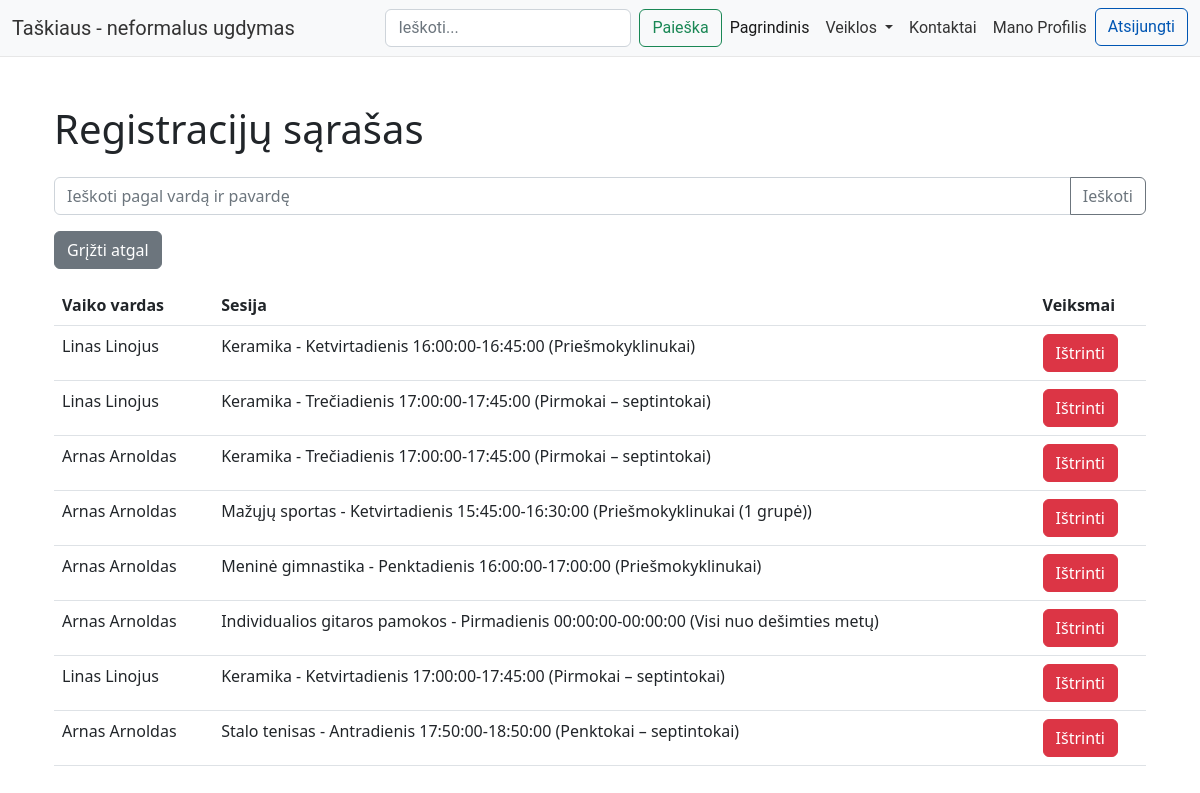
The app's page /enrollments/ (signed in) with its own data.
### manage_circles/models.py (models this page shows, shortened)
class Enrollment(models.Model):
    child = models.ForeignKey('Child', on_delete=models.CASCADE, related_name='enrollments')
    session = models.ForeignKey(Session, on_delete=models.CASCADE, related_name='enrollments')
    registration_date = models.DateField(null=True)

class Child(models.Model):
    first_name = models.CharField('Vaiko_vardas', max_length=50, null=False)
    last_name = models.CharField('Vaiko_pavardė', max_length=50, null=False)
    child_age = models.IntegerField('Vaiko_metai', null=False)
    school = models.CharField('Mokykla', max_length=100, null=False)
    classroom = models.CharField('Klasė/grupė', max_length=50, null=False)
    parent = models.ForeignKey(Parent, on_delete=models.CASCADE, related_name='children')

class Session(models.Model):
    club = models.ForeignKey(Club, on_delete=models.CASCADE, related_name='sessions')
    day_of_week = models.CharField('Savaitės diena', max_length=20, choices=[
        ('Pirmadienis', 'Pirmadienis'),
        ('Antradienis', 'Antradienis'),
        ('Trečiadienis', 'Trečiadienis'),
        ('Ketvirtadienis', 'Ketvirtadienis'),
        ('Penktadienis', 'Penktadienis'),
        ('Šeštadienis', 'Šeštadienis'),
        ('Sekmadienis', 'Sekmadienis'),
    ])
    start_time = models.TimeField('Pradžios laikas')
    end_time = models.TimeField('Pabaigos laikas')
    group = models.CharField(max_length=100, choices=[
        ('Priešmokyklinukai', 'Priešmokyklinukai'),
        ('Pirmokai – septintokai', 'Pirmokai – septintokai'),
        ('Priešmokyklinukai - pirmokai', 'Priešmokyklinukai - pirmokai'),
        ('Antrokai – septintokai', 'Antrokai – septintokai'),
        ('Pirmokai – šeštokai', 'Pirmokai – šeštokai'),
        ('Antrokai – ketvirtokai', 'Antrokai – ketvirtokai'),
        ('Pirmokai – ketvirtokai', 'Pirmokai – ketvirtokai'),
        ('Penktokai – septintokai', 'Penktokai – septintokai'),
        ('Penktokai – aštuntokai', 'Penktokai – aštuntokai'),
        ('Priešmokyklinukai - aštuntokai', 'Priešmokyklinukai - aštuntokai'),
        ('Naujokai ir oranžiniai diržai', 'Naujokai ir oranžiniai diržai'),
        ('Pažengę (nuo mėlynų juostelių) ir vyresni naujokai (9+ metų)',
         'Pažengę (nuo mėlynų juostelių) ir vyresni naujokai (9+ metų)'),
        ('Trijų – keturių metų', 'Trijų – keturių metų'),
        ('Penkių – šešių metų', 'Penkių – šešių metų'),
        ('Septynių – dešimties metų', 'Septynių – dešimties metų'),
        ('Priešmokyklinukai (1 grupė)', 'Priešmokyklinukai (1 grupė)'),
        ('Priešmokyklinukai (2 grupė)', 'Priešmokyklinukai (2 grupė)'),
        ('Visi nuo dešimties metų', 'Visi nuo dešimties metų'),
    ])
    def __str__(self):
        return f"{self.club.name} - {self.day_of_week} {self.start_time}-{self.end_time} ({self.group})"

class Club(models.Model):
    name = models.CharField(max_length=100, verbose_name="Būrelio pavadinimas")
    cover = models.ImageField('Viršelis', upload_to='images', null=True)
    description = HTMLField()
    activity_type = models.CharField(max_length=50, choices=(
        ('artistic', 'Meninė'),
        ('scientific', 'Mokslinė'),
        ('sports', 'Sportinė'),
    ), verbose_name="Veiklos tipas")

### manage_circles/views.py (the view)
# urls.py: path('enrollments/', views.enrollment_list, name='enrollment_list'),
def enrollment_list(request):
    search_query = request.GET.get('search_query')
    enrollments = Enrollment.objects.all()
    if search_query:
        enrollments = enrollments.filter(child__first_name__icontains=search_query) | \
                      enrollments.filter(child__last_name__icontains=search_query)
    return render(request, 'admin/enrollment_list.html', {'enrollments': enrollments})

### templates/admin/enrollment_list.html (shortened to what this page needs)
{% extends 'base.html' %}
{% block content %}
<div class="container mt-5">
    <div class="row">
        <div class="col-md-12">
            <h1 class="mb-4">Registracijų sąrašas</h1>
            <form method="get" class="mb-3">
                <div class="input-group">
                    <input type="text" class="form-control" placeholder="Ieškoti pagal vardą ir pavardę" name="search_query">
                    <button type="submit" class="btn btn-outline-secondary">Ieškoti</button>
                </div>
            </form>
            <a href="{% url 'enrollment_list' %}" class="btn btn-secondary mb-3">Grįžti atgal</a>
            <table class="table">
                <thead>
                    <tr>
                        <th scope="col">Vaiko vardas</th>
                        <th scope="col">Sesija</th>
                        <th scope="col">Veiksmai</th>
                    </tr>
                </thead>
                <tbody>
                    {% for enrollment in enrollments %}
                        <tr>
                            <td>{{ enrollment.child.first_name }} {{ enrollment.child.last_name }}</td>
                            <td>{{ enrollment.session }}</td>
                            <td>
                                <form action="{% url 'delete_enrollment' enrollment.id %}" method="post">
                                    <button type="submit" class="btn btn-danger">Ištrinti</button>
                                </form>
                            </td>
                        </tr>
                    {% endfor %}
                </tbody>
            </table>
        </div>
    </div>
</div>
{% endblock %}

### records on screen
Enrollment: child.first_name "Linas", child.last_name "Linojus", session "Keramika - Ketvirtadienis 16:00:00-16:45:00 (Priešmokyklinukai)"
Enrollment: child.first_name "Linas", child.last_name "Linojus", session "Keramika - Trečiadienis 17:00:00-17:45:00 (Pirmokai – septintokai)"
Enrollment: child.first_name "Arnas", child.last_name "Arnoldas", session "Keramika - Trečiadienis 17:00:00-17:45:00 (Pirmokai – septintokai)"
Enrollment: child.first_name "Arnas", child.last_name "Arnoldas", session "Mažųjų sportas - Ketvirtadienis 15:45:00-16:30:00 (Priešmokyklinukai (1 grupė))"
Enrollment: child.first_name "Arnas", child.last_name "Arnoldas", session "Meninė gimnastika - Penktadienis 16:00:00-17:00:00 (Priešmokyklinukai)"
Enrollment: child.first_name "Arnas", child.last_name "Arnoldas", session "Individualios gitaros pamokos - Pirmadienis 00:00:00-00:00:00 (Visi nuo dešimties metų)"
Enrollment: child.first_name "Linas", child.last_name "Linojus", session "Keramika - Ketvirtadienis 17:00:00-17:45:00 (Pirmokai – septintokai)"
Enrollment: child.first_name "Arnas", child.last_name "Arnoldas", session "Stalo tenisas - Antradienis 17:50:00-18:50:00 (Penktokai – septintokai)"
